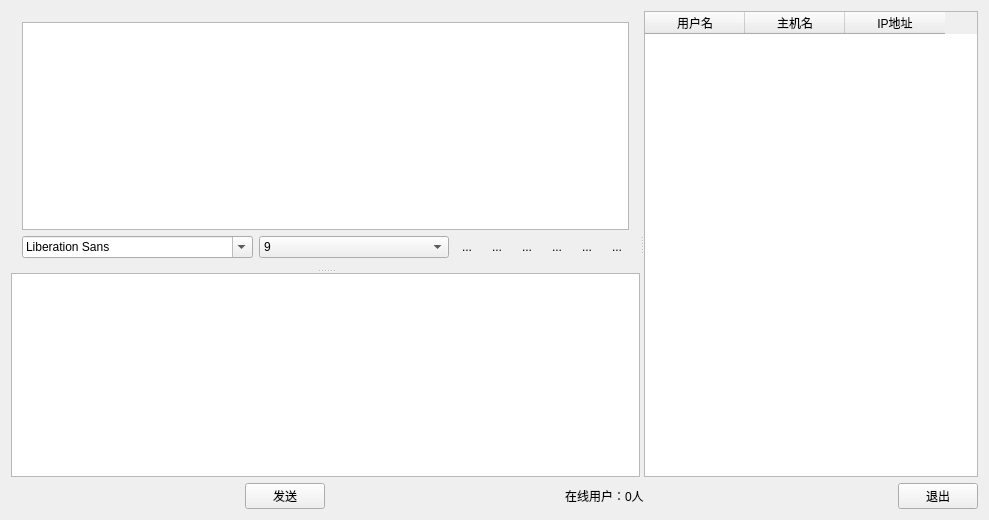
<?xml version="1.0" encoding="UTF-8"?>
<ui version="4.0">
 <class>Widget</class>
 <widget class="QWidget" name="Widget">
  <property name="geometry">
   <rect>
    <x>0</x>
    <y>0</y>
    <width>989</width>
    <height>520</height>
   </rect>
  </property>
  <property name="windowTitle">
   <string>微信公众号：局域网聊天小工具</string>
  </property>
  <layout class="QVBoxLayout" name="verticalLayout_3">
   <item>
    <layout class="QVBoxLayout" name="verticalLayout_2">
     <item>
      <widget class="QSplitter" name="splitter_2">
       <property name="orientation">
        <enum>Qt::Horizontal</enum>
       </property>
       <property name="opaqueResize">
        <bool>false</bool>
       </property>
       <property name="childrenCollapsible">
        <bool>false</bool>
       </property>
       <widget class="QSplitter" name="splitter">
        <property name="orientation">
         <enum>Qt::Vertical</enum>
        </property>
        <property name="opaqueResize">
         <bool>false</bool>
        </property>
        <property name="childrenCollapsible">
         <bool>false</bool>
        </property>
        <widget class="QWidget" name="layoutWidget">
         <layout class="QVBoxLayout" name="verticalLayout">
          <item>
           <widget class="QTextBrowser" name="messageBrowser"/>
          </item>
          <item>
           <layout class="QHBoxLayout" name="horizontalLayout_2">
            <item>
             <widget class="QFontComboBox" name="fontComboBox"/>
            </item>
            <item>
             <widget class="QComboBox" name="SizeComboBox">
              <property name="currentText">
               <string>9</string>
              </property>
              <property name="currentIndex">
               <number>0</number>
              </property>
              <item>
               <property name="text">
                <string>9</string>
               </property>
              </item>
              <item>
               <property name="text">
                <string>10</string>
               </property>
              </item>
              <item>
               <property name="text">
                <string>11</string>
               </property>
              </item>
              <item>
               <property name="text">
                <string>12</string>
               </property>
              </item>
              <item>
               <property name="text">
                <string>13</string>
               </property>
              </item>
              <item>
               <property name="text">
                <string>14</string>
               </property>
              </item>
              <item>
               <property name="text">
                <string>15</string>
               </property>
              </item>
              <item>
               <property name="text">
                <string>16</string>
               </property>
              </item>
              <item>
               <property name="text">
                <string>17</string>
               </property>
              </item>
              <item>
               <property name="text">
                <string>18</string>
               </property>
              </item>
              <item>
               <property name="text">
                <string>19</string>
               </property>
              </item>
              <item>
               <property name="text">
                <string>20</string>
               </property>
              </item>
              <item>
               <property name="text">
                <string>21</string>
               </property>
              </item>
              <item>
               <property name="text">
                <string>22</string>
               </property>
              </item>
             </widget>
            </item>
            <item>
             <widget class="QToolButton" name="boldToolBtn">
              <property name="contextMenuPolicy">
               <enum>Qt::DefaultContextMenu</enum>
              </property>
              <property name="toolTip">
               <string>加粗</string>
              </property>
              <property name="text">
               <string>...</string>
              </property>
              <property name="icon">
               <iconset resource="image.qrc">
                <normaloff>:/image/bold.png</normaloff>:/image/bold.png</iconset>
              </property>
              <property name="iconSize">
               <size>
                <width>22</width>
                <height>22</height>
               </size>
              </property>
              <property name="checkable">
               <bool>true</bool>
              </property>
              <property name="autoRaise">
               <bool>true</bool>
              </property>
             </widget>
            </item>
            <item>
             <widget class="QToolButton" name="italicToolBtn">
              <property name="toolTip">
               <string>倾斜</string>
              </property>
              <property name="text">
               <string>...</string>
              </property>
              <property name="icon">
               <iconset resource="image.qrc">
                <normaloff>:/image/italic.png</normaloff>:/image/italic.png</iconset>
              </property>
              <property name="iconSize">
               <size>
                <width>22</width>
                <height>22</height>
               </size>
              </property>
              <property name="checkable">
               <bool>true</bool>
              </property>
              <property name="autoRaise">
               <bool>true</bool>
              </property>
             </widget>
            </item>
            <item>
             <widget class="QToolButton" name="underlineToolBtn">
              <property name="toolTip">
               <string>下划线</string>
              </property>
              <property name="text">
               <string>...</string>
              </property>
              <property name="icon">
               <iconset resource="image.qrc">
                <normaloff>:/image/under.png</normaloff>:/image/under.png</iconset>
              </property>
              <property name="iconSize">
               <size>
                <width>22</width>
                <height>22</height>
               </size>
              </property>
              <property name="checkable">
               <bool>true</bool>
              </property>
              <property name="autoRaise">
               <bool>true</bool>
              </property>
             </widget>
            </item>
            <item>
             <widget class="QToolButton" name="colorToolBtn">
              <property name="toolTip">
               <string>更改字体颜色</string>
              </property>
              <property name="text">
               <string>...</string>
              </property>
              <property name="icon">
               <iconset resource="image.qrc">
                <normaloff>:/image/color.png</normaloff>:/image/color.png</iconset>
              </property>
              <property name="iconSize">
               <size>
                <width>22</width>
                <height>22</height>
               </size>
              </property>
              <property name="autoRaise">
               <bool>true</bool>
              </property>
             </widget>
            </item>
            <item>
             <widget class="QToolButton" name="saveToolBtn">
              <property name="toolTip">
               <string>保存聊天记录</string>
              </property>
              <property name="text">
               <string>...</string>
              </property>
              <property name="icon">
               <iconset resource="image.qrc">
                <normaloff>:/image/save.png</normaloff>:/image/save.png</iconset>
              </property>
              <property name="iconSize">
               <size>
                <width>22</width>
                <height>22</height>
               </size>
              </property>
              <property name="autoRaise">
               <bool>true</bool>
              </property>
             </widget>
            </item>
            <item>
             <widget class="QToolButton" name="clearToolBtn">
              <property name="toolTip">
               <string>清空聊天记录</string>
              </property>
              <property name="text">
               <string>...</string>
              </property>
              <property name="icon">
               <iconset resource="image.qrc">
                <normaloff>:/image/clear.png</normaloff>:/image/clear.png</iconset>
              </property>
              <property name="iconSize">
               <size>
                <width>22</width>
                <height>22</height>
               </size>
              </property>
              <property name="autoRaise">
               <bool>true</bool>
              </property>
             </widget>
            </item>
           </layout>
          </item>
         </layout>
        </widget>
        <widget class="QTextEdit" name="messageTextEdit"/>
       </widget>
       <widget class="QTableWidget" name="userTableWidget">
        <property name="selectionMode">
         <enum>QAbstractItemView::SingleSelection</enum>
        </property>
        <property name="selectionBehavior">
         <enum>QAbstractItemView::SelectRows</enum>
        </property>
        <property name="showGrid">
         <bool>false</bool>
        </property>
        <column>
         <property name="text">
          <string>用户名</string>
         </property>
        </column>
        <column>
         <property name="text">
          <string>主机名</string>
         </property>
        </column>
        <column>
         <property name="text">
          <string>IP地址</string>
         </property>
        </column>
       </widget>
      </widget>
     </item>
     <item>
      <layout class="QHBoxLayout" name="horizontalLayout">
       <item>
        <spacer name="horizontalSpacer">
         <property name="orientation">
          <enum>Qt::Horizontal</enum>
         </property>
         <property name="sizeHint" stdset="0">
          <size>
           <width>108</width>
           <height>20</height>
          </size>
         </property>
        </spacer>
       </item>
       <item>
        <widget class="QPushButton" name="sendButton">
         <property name="text">
          <string>发送</string>
         </property>
        </widget>
       </item>
       <item>
        <spacer name="horizontalSpacer_2">
         <property name="orientation">
          <enum>Qt::Horizontal</enum>
         </property>
         <property name="sizeHint" stdset="0">
          <size>
           <width>178</width>
           <height>20</height>
          </size>
         </property>
        </spacer>
       </item>
       <item>
        <widget class="QLabel" name="userNumLabel">
         <property name="text">
          <string>在线用户：0人</string>
         </property>
        </widget>
       </item>
       <item>
        <spacer name="horizontalSpacer_3">
         <property name="orientation">
          <enum>Qt::Horizontal</enum>
         </property>
         <property name="sizeHint" stdset="0">
          <size>
           <width>248</width>
           <height>20</height>
          </size>
         </property>
        </spacer>
       </item>
       <item>
        <widget class="QPushButton" name="exitButton">
         <property name="text">
          <string>退出</string>
         </property>
        </widget>
       </item>
      </layout>
     </item>
    </layout>
   </item>
  </layout>
 </widget>
 <layoutdefault spacing="6" margin="11"/>
 <resources>
  <include location="image.qrc"/>
 </resources>
 <connections/>
</ui>
